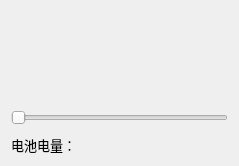
<?xml version="1.0" encoding="UTF-8"?>
<ui version="4.0">
 <class>MainWindow</class>
 <widget class="QMainWindow" name="MainWindow">
  <property name="geometry">
   <rect>
    <x>0</x>
    <y>0</y>
    <width>239</width>
    <height>166</height>
   </rect>
  </property>
  <property name="font">
   <font>
    <pointsize>10</pointsize>
   </font>
  </property>
  <property name="windowTitle">
   <string>MainWindow Application</string>
  </property>
  <widget class="QWidget" name="centralWidget">
   <layout class="QVBoxLayout" name="verticalLayout">
    <property name="spacing">
     <number>10</number>
    </property>
    <item>
     <widget class="QmyBattery" name="battery" native="true"/>
    </item>
    <item>
     <widget class="QSlider" name="slider">
      <property name="orientation">
       <enum>Qt::Horizontal</enum>
      </property>
     </widget>
    </item>
    <item>
     <widget class="QLabel" name="LabInfo">
      <property name="maximumSize">
       <size>
        <width>16777215</width>
        <height>20</height>
       </size>
      </property>
      <property name="text">
       <string>电池电量：</string>
      </property>
     </widget>
    </item>
   </layout>
  </widget>
 </widget>
 <layoutdefault spacing="6" margin="11"/>
 <customwidgets>
  <customwidget>
   <class>QmyBattery</class>
   <extends>QWidget</extends>
   <header location="global">myBattery</header>
   <container>1</container>
  </customwidget>
 </customwidgets>
 <resources/>
 <connections/>
</ui>
